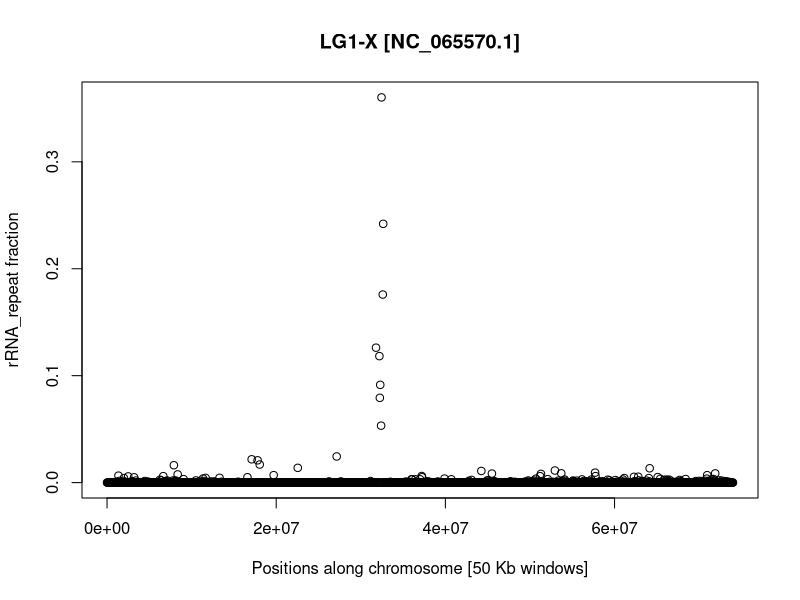
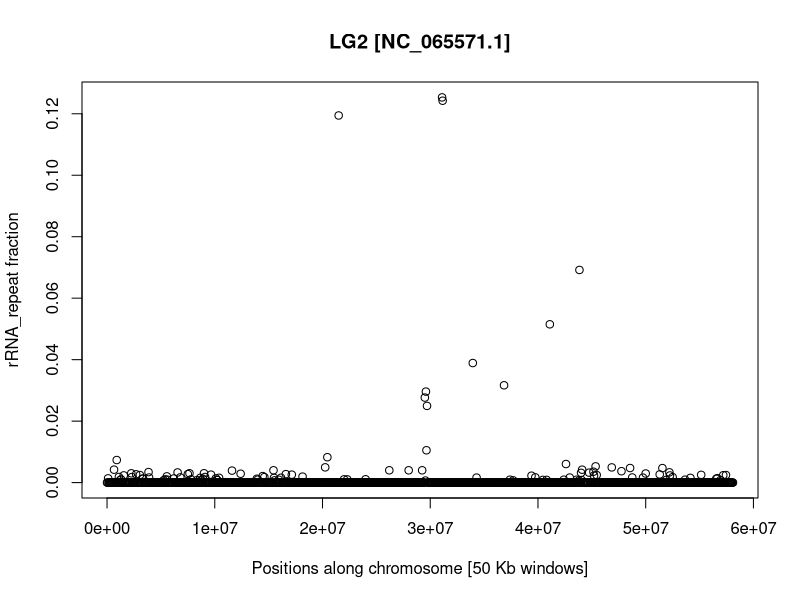
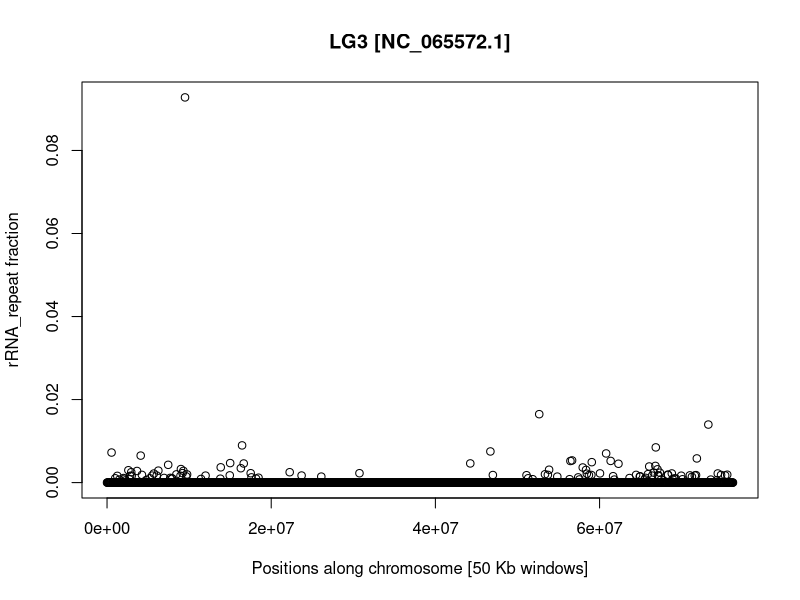
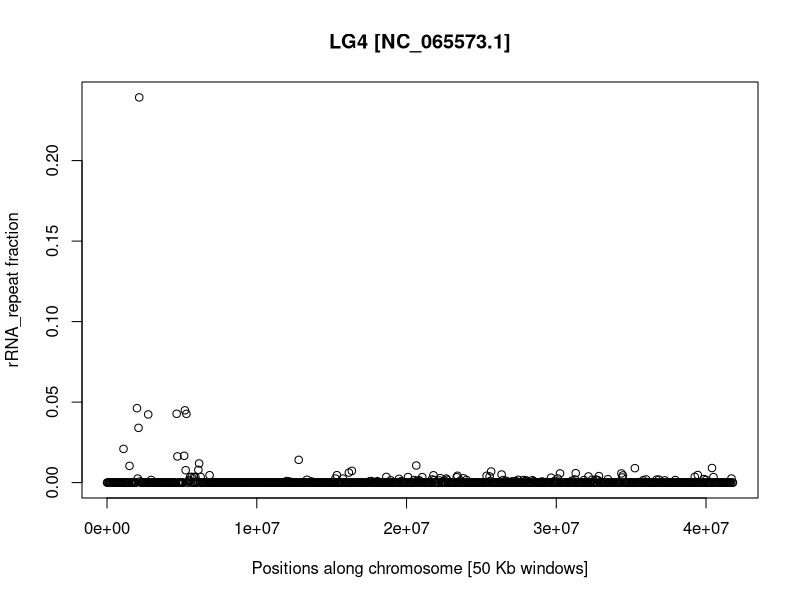
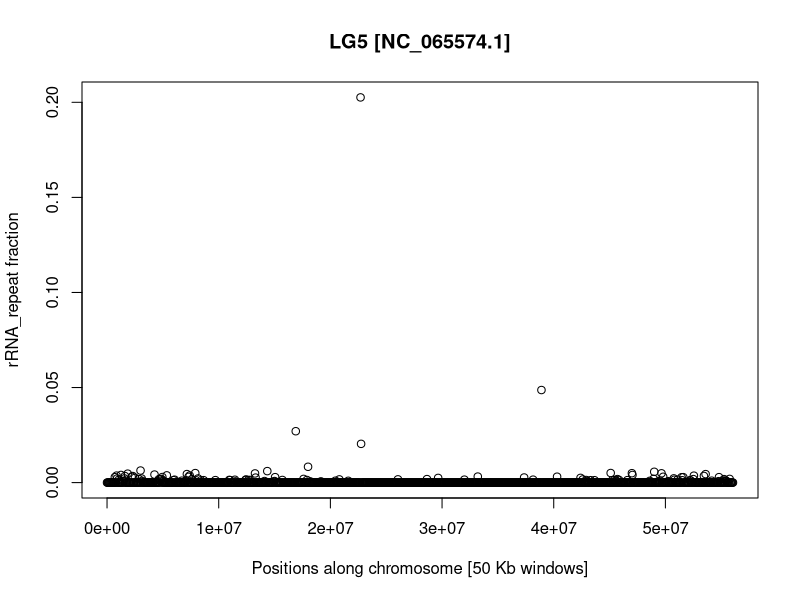
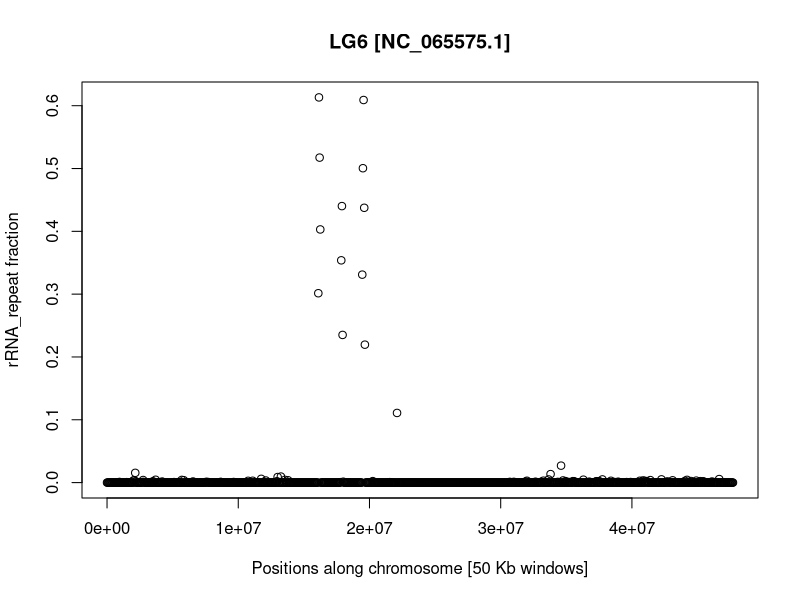
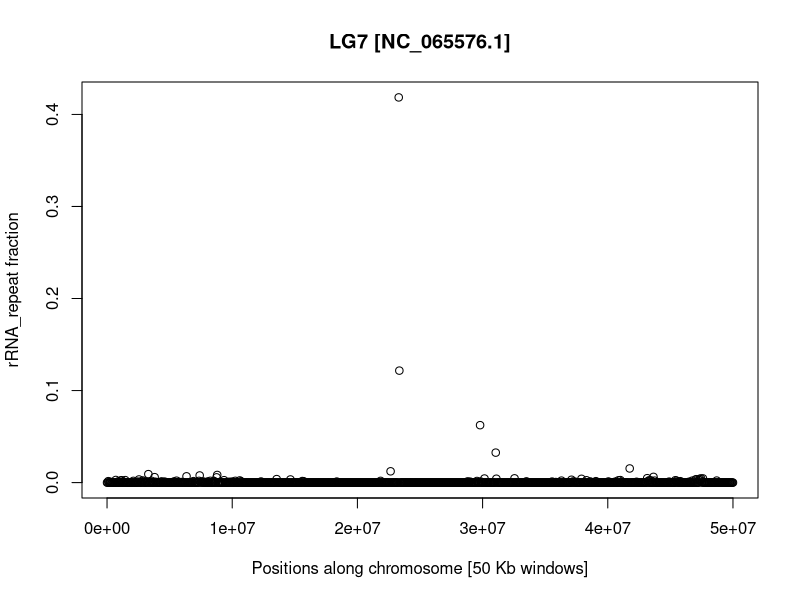
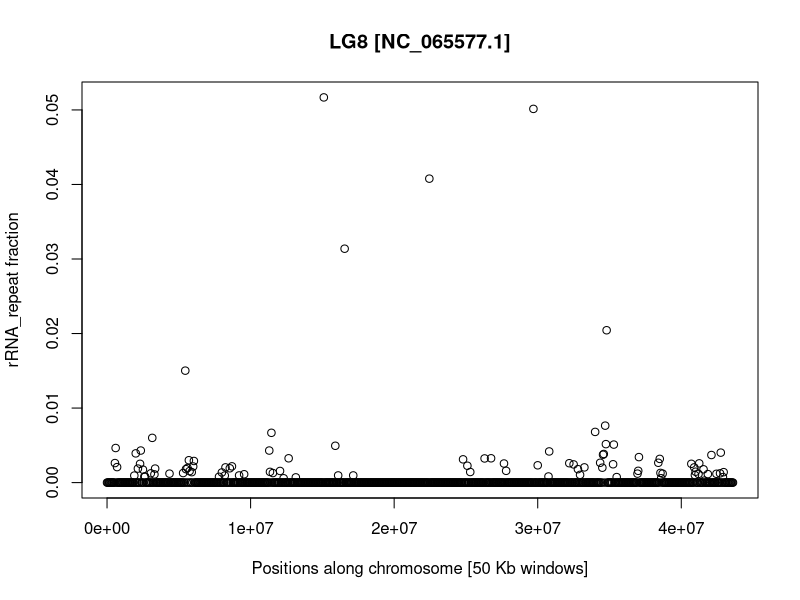

Write R code to recreate these figures, in order.
read.table(file="All_rRNA_repeats_coverage.txt",header=F)->M

pdf("LG1_X_rRNA_repeat_content.pdf",width=20)
plot(M$V2[M$V1=="NC_065570.1"],M$V7[M$V1=="NC_065570.1"],ylab="rRNA_repeat fraction",xlab="Positions along chromosome [50 Kb windows]",main="LG1-X [NC_065570.1]")
dev.off()

pdf("LG2_A_rRNA_repeat_content.pdf",width=20)
plot(M$V2[M$V1=="NC_065571.1"],M$V7[M$V1=="NC_065571.1"],ylab="rRNA_repeat fraction",xlab="Positions along chromosome [50 Kb windows]",main="LG2 [NC_065571.1]")
dev.off()

pdf("LG3_A_rRNA_repeat_content.pdf",width=20)
plot(M$V2[M$V1=="NC_065572.1"],M$V7[M$V1=="NC_065572.1"],ylab="rRNA_repeat fraction",xlab="Positions along chromosome [50 Kb windows]",main="LG3 [NC_065572.1]")
dev.off()

pdf("LG4_A_rRNA_repeat_content.pdf",width=20)
plot(M$V2[M$V1=="NC_065573.1"],M$V7[M$V1=="NC_065573.1"],ylab="rRNA_repeat fraction",xlab="Positions along chromosome [50 Kb windows]",main="LG4 [NC_065573.1]")
dev.off()

pdf("LG5_A_rRNA_repeat_content.pdf",width=20)
plot(M$V2[M$V1=="NC_065574.1"],M$V7[M$V1=="NC_065574.1"],ylab="rRNA_repeat fraction",xlab="Positions along chromosome [50 Kb windows]",main="LG5 [NC_065574.1]")
dev.off()

pdf("LG6_A_rRNA_repeat_content.pdf",width=20)
plot(M$V2[M$V1=="NC_065575.1"],M$V7[M$V1=="NC_065575.1"],ylab="rRNA_repeat fraction",xlab="Positions along chromosome [50 Kb windows]",main="LG6 [NC_065575.1]")
dev.off()

pdf("LG7_A_rRNA_repeat_content.pdf",width=20)
plot(M$V2[M$V1=="NC_065576.1"],M$V7[M$V1=="NC_065576.1"],ylab="rRNA_repeat fraction",xlab="Positions along chromosome [50 Kb windows]",main="LG7 [NC_065576.1]")
dev.off()

pdf("LG8_A_rRNA_repeat_content.pdf",width=20)
plot(M$V2[M$V1=="NC_065577.1"],M$V7[M$V1=="NC_065577.1"],ylab="rRNA_repeat fraction",xlab="Positions along chromosome [50 Kb windows]",main="LG8 [NC_065577.1]")
dev.off()
